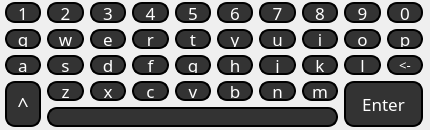
<?xml version="1.0" encoding="UTF-8"?>
<ui version="4.0">
 <class>Keyboard</class>
 <widget class="QWidget" name="Keyboard">
  <property name="geometry">
   <rect>
    <x>0</x>
    <y>0</y>
    <width>430</width>
    <height>130</height>
   </rect>
  </property>
  <property name="minimumSize">
   <size>
    <width>430</width>
    <height>130</height>
   </size>
  </property>
  <property name="maximumSize">
   <size>
    <width>16777215</width>
    <height>16777215</height>
   </size>
  </property>
  <property name="windowTitle">
   <string>Widget</string>
  </property>
  <layout class="QGridLayout" name="gridLayout">
   <property name="leftMargin">
    <number>5</number>
   </property>
   <property name="topMargin">
    <number>2</number>
   </property>
   <property name="rightMargin">
    <number>7</number>
   </property>
   <property name="bottomMargin">
    <number>3</number>
   </property>
   <item row="1" column="2">
    <widget class="Keys" name="toolButton_e">
     <property name="sizePolicy">
      <sizepolicy hsizetype="Expanding" vsizetype="Expanding">
       <horstretch>0</horstretch>
       <verstretch>0</verstretch>
      </sizepolicy>
     </property>
     <property name="font">
      <font>
       <family>Century Gothic</family>
       <pointsize>13</pointsize>
       <weight>50</weight>
       <bold>false</bold>
      </font>
     </property>
     <property name="styleSheet">
      <string notr="true">QToolButton{
	color: white;
	background: rgb(51,51,51);
	border: 2px solid;
	border-radius:10px;

}
QToolButton:pressed{
	color: black;
	background: rgb(250,250,250);
	border: 2px solid;
	border-radius:10px;
}</string>
     </property>
     <property name="text">
      <string>e</string>
     </property>
    </widget>
   </item>
   <item row="6" column="6">
    <widget class="Keys" name="toolButton_n">
     <property name="sizePolicy">
      <sizepolicy hsizetype="Expanding" vsizetype="Expanding">
       <horstretch>0</horstretch>
       <verstretch>0</verstretch>
      </sizepolicy>
     </property>
     <property name="font">
      <font>
       <family>Century Gothic</family>
       <pointsize>13</pointsize>
       <weight>50</weight>
       <bold>false</bold>
      </font>
     </property>
     <property name="styleSheet">
      <string notr="true">QToolButton{
	color: white;
	background: rgb(51,51,51);
	border: 2px solid;
	border-radius:10px;

}
QToolButton:pressed{
	color: black;
	background: rgb(250,250,250);
	border: 2px solid;
	border-radius:10px;
}</string>
     </property>
     <property name="text">
      <string>n</string>
     </property>
    </widget>
   </item>
   <item row="2" column="8">
    <widget class="Keys" name="toolButton_l">
     <property name="sizePolicy">
      <sizepolicy hsizetype="Expanding" vsizetype="Expanding">
       <horstretch>0</horstretch>
       <verstretch>0</verstretch>
      </sizepolicy>
     </property>
     <property name="font">
      <font>
       <family>Century Gothic</family>
       <pointsize>13</pointsize>
       <weight>50</weight>
       <bold>false</bold>
      </font>
     </property>
     <property name="styleSheet">
      <string notr="true">QToolButton{
	color: white;
	background: rgb(51,51,51);
	border: 2px solid;
	border-radius:10px;

}
QToolButton:pressed{
	color: black;
	background: rgb(250,250,250);
	border: 2px solid;
	border-radius:10px;
}</string>
     </property>
     <property name="text">
      <string>l</string>
     </property>
    </widget>
   </item>
   <item row="1" column="1">
    <widget class="Keys" name="toolButton_w">
     <property name="sizePolicy">
      <sizepolicy hsizetype="Expanding" vsizetype="Expanding">
       <horstretch>0</horstretch>
       <verstretch>0</verstretch>
      </sizepolicy>
     </property>
     <property name="font">
      <font>
       <family>Century Gothic</family>
       <pointsize>13</pointsize>
       <weight>50</weight>
       <bold>false</bold>
      </font>
     </property>
     <property name="styleSheet">
      <string notr="true">QToolButton{
	color: white;
	background: rgb(51,51,51);
	border: 2px solid;
	border-radius:10px;

}
QToolButton:pressed{
	color: black;
	background: rgb(250,250,250);
	border: 2px solid;
	border-radius:10px;
}</string>
     </property>
     <property name="text">
      <string>w</string>
     </property>
    </widget>
   </item>
   <item row="1" column="5">
    <widget class="Keys" name="toolButton_y">
     <property name="sizePolicy">
      <sizepolicy hsizetype="Expanding" vsizetype="Expanding">
       <horstretch>0</horstretch>
       <verstretch>0</verstretch>
      </sizepolicy>
     </property>
     <property name="font">
      <font>
       <family>Century Gothic</family>
       <pointsize>13</pointsize>
       <weight>50</weight>
       <bold>false</bold>
      </font>
     </property>
     <property name="styleSheet">
      <string notr="true">QToolButton{
	color: white;
	background: rgb(51,51,51);
	border: 2px solid;
	border-radius:10px;

}
QToolButton:pressed{
	color: black;
	background: rgb(250,250,250);
	border: 2px solid;
	border-radius:10px;
}</string>
     </property>
     <property name="text">
      <string>y</string>
     </property>
    </widget>
   </item>
   <item row="0" column="3">
    <widget class="Keys" name="toolButton_4">
     <property name="sizePolicy">
      <sizepolicy hsizetype="Expanding" vsizetype="Expanding">
       <horstretch>0</horstretch>
       <verstretch>0</verstretch>
      </sizepolicy>
     </property>
     <property name="font">
      <font>
       <family>Century Gothic</family>
       <pointsize>13</pointsize>
       <weight>50</weight>
       <bold>false</bold>
      </font>
     </property>
     <property name="styleSheet">
      <string notr="true">QToolButton{
	color: white;
	background: rgb(51,51,51);
	border: 2px solid;
	border-radius:10px;

}
QToolButton:pressed{
	color: black;
	background: rgb(250,250,250);
	border: 2px solid;
	border-radius:10px;
}</string>
     </property>
     <property name="text">
      <string>4</string>
     </property>
    </widget>
   </item>
   <item row="1" column="4">
    <widget class="Keys" name="toolButton_t">
     <property name="sizePolicy">
      <sizepolicy hsizetype="Expanding" vsizetype="Expanding">
       <horstretch>0</horstretch>
       <verstretch>0</verstretch>
      </sizepolicy>
     </property>
     <property name="font">
      <font>
       <family>Century Gothic</family>
       <pointsize>13</pointsize>
       <weight>50</weight>
       <bold>false</bold>
      </font>
     </property>
     <property name="styleSheet">
      <string notr="true">QToolButton{
	color: white;
	background: rgb(51,51,51);
	border: 2px solid;
	border-radius:10px;

}
QToolButton:pressed{
	color: black;
	background: rgb(250,250,250);
	border: 2px solid;
	border-radius:10px;
}</string>
     </property>
     <property name="text">
      <string>t</string>
     </property>
    </widget>
   </item>
   <item row="2" column="9">
    <widget class="Keys" name="toolButton_Backspace">
     <property name="sizePolicy">
      <sizepolicy hsizetype="Expanding" vsizetype="Expanding">
       <horstretch>0</horstretch>
       <verstretch>0</verstretch>
      </sizepolicy>
     </property>
     <property name="font">
      <font>
       <family>Century Gothic</family>
       <pointsize>10</pointsize>
       <weight>50</weight>
       <bold>false</bold>
      </font>
     </property>
     <property name="styleSheet">
      <string notr="true">QToolButton{
	color: white;
	background: rgb(51,51,51);
	border: 2px solid;
	border-radius:10px;

}
QToolButton:pressed{
	color: black;
	background: rgb(250,250,250);
	border: 2px solid;
	border-radius:10px;
}</string>
     </property>
     <property name="text">
      <string>&lt;-</string>
     </property>
    </widget>
   </item>
   <item row="0" column="1">
    <widget class="Keys" name="toolButton_2">
     <property name="sizePolicy">
      <sizepolicy hsizetype="Expanding" vsizetype="Expanding">
       <horstretch>0</horstretch>
       <verstretch>0</verstretch>
      </sizepolicy>
     </property>
     <property name="font">
      <font>
       <family>Century Gothic</family>
       <pointsize>13</pointsize>
       <weight>50</weight>
       <bold>false</bold>
      </font>
     </property>
     <property name="styleSheet">
      <string notr="true">QToolButton{
	color: white;
	background: rgb(51,51,51);
	border: 2px solid;
	border-radius:10px;

}
QToolButton:pressed{
	color: black;
	background: rgb(250,250,250);
	border: 2px solid;
	border-radius:10px;
}</string>
     </property>
     <property name="text">
      <string>2</string>
     </property>
    </widget>
   </item>
   <item row="2" column="3">
    <widget class="Keys" name="toolButton_f">
     <property name="sizePolicy">
      <sizepolicy hsizetype="Expanding" vsizetype="Expanding">
       <horstretch>0</horstretch>
       <verstretch>0</verstretch>
      </sizepolicy>
     </property>
     <property name="font">
      <font>
       <family>Century Gothic</family>
       <pointsize>13</pointsize>
       <weight>50</weight>
       <bold>false</bold>
      </font>
     </property>
     <property name="styleSheet">
      <string notr="true">QToolButton{
	color: white;
	background: rgb(51,51,51);
	border: 2px solid;
	border-radius:10px;

}
QToolButton:pressed{
	color: black;
	background: rgb(250,250,250);
	border: 2px solid;
	border-radius:10px;
}</string>
     </property>
     <property name="text">
      <string>f</string>
     </property>
    </widget>
   </item>
   <item row="1" column="3">
    <widget class="Keys" name="toolButton_r">
     <property name="sizePolicy">
      <sizepolicy hsizetype="Expanding" vsizetype="Expanding">
       <horstretch>0</horstretch>
       <verstretch>0</verstretch>
      </sizepolicy>
     </property>
     <property name="font">
      <font>
       <family>Century Gothic</family>
       <pointsize>13</pointsize>
       <weight>50</weight>
       <bold>false</bold>
      </font>
     </property>
     <property name="styleSheet">
      <string notr="true">QToolButton{
	color: white;
	background: rgb(51,51,51);
	border: 2px solid;
	border-radius:10px;

}
QToolButton:pressed{
	color: black;
	background: rgb(250,250,250);
	border: 2px solid;
	border-radius:10px;
}</string>
     </property>
     <property name="text">
      <string>r</string>
     </property>
    </widget>
   </item>
   <item row="2" column="1">
    <widget class="Keys" name="toolButton_s">
     <property name="sizePolicy">
      <sizepolicy hsizetype="Expanding" vsizetype="Expanding">
       <horstretch>0</horstretch>
       <verstretch>0</verstretch>
      </sizepolicy>
     </property>
     <property name="font">
      <font>
       <family>Century Gothic</family>
       <pointsize>13</pointsize>
       <weight>50</weight>
       <bold>false</bold>
      </font>
     </property>
     <property name="styleSheet">
      <string notr="true">QToolButton{
	color: white;
	background: rgb(51,51,51);
	border: 2px solid;
	border-radius:10px;

}
QToolButton:pressed{
	color: black;
	background: rgb(250,250,250);
	border: 2px solid;
	border-radius:10px;
}</string>
     </property>
     <property name="text">
      <string>s</string>
     </property>
    </widget>
   </item>
   <item row="2" column="5">
    <widget class="Keys" name="toolButton_h">
     <property name="sizePolicy">
      <sizepolicy hsizetype="Expanding" vsizetype="Expanding">
       <horstretch>0</horstretch>
       <verstretch>0</verstretch>
      </sizepolicy>
     </property>
     <property name="font">
      <font>
       <family>Century Gothic</family>
       <pointsize>13</pointsize>
       <weight>50</weight>
       <bold>false</bold>
      </font>
     </property>
     <property name="styleSheet">
      <string notr="true">QToolButton{
	color: white;
	background: rgb(51,51,51);
	border: 2px solid;
	border-radius:10px;

}
QToolButton:pressed{
	color: black;
	background: rgb(250,250,250);
	border: 2px solid;
	border-radius:10px;
}</string>
     </property>
     <property name="text">
      <string>h</string>
     </property>
    </widget>
   </item>
   <item row="6" column="4">
    <widget class="Keys" name="toolButton_v">
     <property name="sizePolicy">
      <sizepolicy hsizetype="Expanding" vsizetype="Expanding">
       <horstretch>0</horstretch>
       <verstretch>0</verstretch>
      </sizepolicy>
     </property>
     <property name="font">
      <font>
       <family>Century Gothic</family>
       <pointsize>13</pointsize>
       <weight>50</weight>
       <bold>false</bold>
      </font>
     </property>
     <property name="styleSheet">
      <string notr="true">QToolButton{
	color: white;
	background: rgb(51,51,51);
	border: 2px solid;
	border-radius:10px;

}
QToolButton:pressed{
	color: black;
	background: rgb(250,250,250);
	border: 2px solid;
	border-radius:10px;
}</string>
     </property>
     <property name="text">
      <string>v</string>
     </property>
    </widget>
   </item>
   <item row="6" column="5">
    <widget class="Keys" name="toolButton_b">
     <property name="sizePolicy">
      <sizepolicy hsizetype="Expanding" vsizetype="Expanding">
       <horstretch>0</horstretch>
       <verstretch>0</verstretch>
      </sizepolicy>
     </property>
     <property name="font">
      <font>
       <family>Century Gothic</family>
       <pointsize>13</pointsize>
       <weight>50</weight>
       <bold>false</bold>
      </font>
     </property>
     <property name="styleSheet">
      <string notr="true">QToolButton{
	color: white;
	background: rgb(51,51,51);
	border: 2px solid;
	border-radius:10px;

}
QToolButton:pressed{
	color: black;
	background: rgb(250,250,250);
	border: 2px solid;
	border-radius:10px;
}</string>
     </property>
     <property name="text">
      <string>b</string>
     </property>
    </widget>
   </item>
   <item row="6" column="1">
    <widget class="Keys" name="toolButton_z">
     <property name="sizePolicy">
      <sizepolicy hsizetype="Expanding" vsizetype="Expanding">
       <horstretch>0</horstretch>
       <verstretch>0</verstretch>
      </sizepolicy>
     </property>
     <property name="font">
      <font>
       <family>Century Gothic</family>
       <pointsize>13</pointsize>
       <weight>50</weight>
       <bold>false</bold>
      </font>
     </property>
     <property name="styleSheet">
      <string notr="true">QToolButton{
	color: white;
	background: rgb(51,51,51);
	border: 2px solid;
	border-radius:10px;
}
QToolButton:pressed{
	color: black;
	background: rgb(250,250,250);
	border: 2px solid;
	border-radius:10px;
}</string>
     </property>
     <property name="text">
      <string>z</string>
     </property>
    </widget>
   </item>
   <item row="1" column="0">
    <widget class="Keys" name="toolButton_q">
     <property name="sizePolicy">
      <sizepolicy hsizetype="Expanding" vsizetype="Expanding">
       <horstretch>0</horstretch>
       <verstretch>0</verstretch>
      </sizepolicy>
     </property>
     <property name="font">
      <font>
       <family>Century Gothic</family>
       <pointsize>13</pointsize>
       <weight>50</weight>
       <bold>false</bold>
      </font>
     </property>
     <property name="styleSheet">
      <string notr="true">QToolButton{
	color: white;
	background: rgb(51,51,51);
	border: 2px solid;
	border-radius:10px;

}
QToolButton:pressed{
	color: black;
	background: rgb(250,250,250);
	border: 2px solid;
	border-radius:10px;
}</string>
     </property>
     <property name="text">
      <string>q</string>
     </property>
    </widget>
   </item>
   <item row="0" column="6">
    <widget class="Keys" name="toolButton_7">
     <property name="sizePolicy">
      <sizepolicy hsizetype="Expanding" vsizetype="Expanding">
       <horstretch>0</horstretch>
       <verstretch>0</verstretch>
      </sizepolicy>
     </property>
     <property name="font">
      <font>
       <family>Century Gothic</family>
       <pointsize>13</pointsize>
       <weight>50</weight>
       <bold>false</bold>
      </font>
     </property>
     <property name="styleSheet">
      <string notr="true">QToolButton{
	color: white;
	background: rgb(51,51,51);
	border: 2px solid;
	border-radius:10px;

}
QToolButton:pressed{
	color: black;
	background: rgb(250,250,250);
	border: 2px solid;
	border-radius:10px;
}</string>
     </property>
     <property name="text">
      <string>7</string>
     </property>
    </widget>
   </item>
   <item row="1" column="7">
    <widget class="Keys" name="toolButton_i">
     <property name="sizePolicy">
      <sizepolicy hsizetype="Expanding" vsizetype="Expanding">
       <horstretch>0</horstretch>
       <verstretch>0</verstretch>
      </sizepolicy>
     </property>
     <property name="font">
      <font>
       <family>Century Gothic</family>
       <pointsize>13</pointsize>
       <weight>50</weight>
       <bold>false</bold>
      </font>
     </property>
     <property name="styleSheet">
      <string notr="true">QToolButton{
	color: white;
	background: rgb(51,51,51);
	border: 2px solid;
	border-radius:10px;

}
QToolButton:pressed{
	color: black;
	background: rgb(250,250,250);
	border: 2px solid;
	border-radius:10px;
}</string>
     </property>
     <property name="text">
      <string>i</string>
     </property>
    </widget>
   </item>
   <item row="2" column="4">
    <widget class="Keys" name="toolButton_g">
     <property name="sizePolicy">
      <sizepolicy hsizetype="Expanding" vsizetype="Expanding">
       <horstretch>0</horstretch>
       <verstretch>0</verstretch>
      </sizepolicy>
     </property>
     <property name="font">
      <font>
       <family>Century Gothic</family>
       <pointsize>13</pointsize>
       <weight>50</weight>
       <bold>false</bold>
      </font>
     </property>
     <property name="styleSheet">
      <string notr="true">QToolButton{
	color: white;
	background: rgb(51,51,51);
	border: 2px solid;
	border-radius:10px;

}
QToolButton:pressed{
	color: black;
	background: rgb(250,250,250);
	border: 2px solid;
	border-radius:10px;
}</string>
     </property>
     <property name="text">
      <string>g</string>
     </property>
    </widget>
   </item>
   <item row="0" column="2">
    <widget class="Keys" name="toolButton_3">
     <property name="sizePolicy">
      <sizepolicy hsizetype="Expanding" vsizetype="Expanding">
       <horstretch>0</horstretch>
       <verstretch>0</verstretch>
      </sizepolicy>
     </property>
     <property name="font">
      <font>
       <family>Century Gothic</family>
       <pointsize>13</pointsize>
       <weight>50</weight>
       <bold>false</bold>
      </font>
     </property>
     <property name="styleSheet">
      <string notr="true">QToolButton{
	color: white;
	background: rgb(51,51,51);
	border: 2px solid;
	border-radius:10px;

}
QToolButton:pressed{
	color: black;
	background: rgb(250,250,250);
	border: 2px solid;
	border-radius:10px;
}</string>
     </property>
     <property name="text">
      <string>3</string>
     </property>
    </widget>
   </item>
   <item row="6" column="2">
    <widget class="Keys" name="toolButton_x">
     <property name="sizePolicy">
      <sizepolicy hsizetype="Expanding" vsizetype="Expanding">
       <horstretch>0</horstretch>
       <verstretch>0</verstretch>
      </sizepolicy>
     </property>
     <property name="font">
      <font>
       <family>Century Gothic</family>
       <pointsize>13</pointsize>
       <weight>50</weight>
       <bold>false</bold>
      </font>
     </property>
     <property name="styleSheet">
      <string notr="true">QToolButton{
	color: white;
	background: rgb(51,51,51);
	border: 2px solid;
	border-radius:10px;

}
QToolButton:pressed{
	color: black;
	background: rgb(250,250,250);
	border: 2px solid;
	border-radius:10px;
}</string>
     </property>
     <property name="text">
      <string>x</string>
     </property>
    </widget>
   </item>
   <item row="0" column="0">
    <widget class="Keys" name="toolButton_1">
     <property name="sizePolicy">
      <sizepolicy hsizetype="Expanding" vsizetype="Expanding">
       <horstretch>0</horstretch>
       <verstretch>0</verstretch>
      </sizepolicy>
     </property>
     <property name="font">
      <font>
       <family>Century Gothic</family>
       <pointsize>13</pointsize>
       <weight>50</weight>
       <bold>false</bold>
      </font>
     </property>
     <property name="styleSheet">
      <string notr="true">QToolButton{
	color: white;
	background: rgb(51,51,51);
	border: 2px solid;
	border-radius:10px;
}

QToolButton:pressed{
	color: black;
	background: rgb(250,250,250);
	border: 2px solid;
	border-radius:10px;
}</string>
     </property>
     <property name="text">
      <string>1</string>
     </property>
    </widget>
   </item>
   <item row="2" column="0">
    <widget class="Keys" name="toolButton_a">
     <property name="sizePolicy">
      <sizepolicy hsizetype="Expanding" vsizetype="Expanding">
       <horstretch>0</horstretch>
       <verstretch>0</verstretch>
      </sizepolicy>
     </property>
     <property name="font">
      <font>
       <family>Century Gothic</family>
       <pointsize>13</pointsize>
       <weight>50</weight>
       <bold>false</bold>
      </font>
     </property>
     <property name="styleSheet">
      <string notr="true">QToolButton{
	color: white;
	background: rgb(51,51,51);
	border: 2px solid;
	border-radius:10px;

}
QToolButton:pressed{
	color: black;
	background: rgb(250,250,250);
	border: 2px solid;
	border-radius:10px;
}</string>
     </property>
     <property name="text">
      <string>a</string>
     </property>
    </widget>
   </item>
   <item row="0" column="7">
    <widget class="Keys" name="toolButton_8">
     <property name="sizePolicy">
      <sizepolicy hsizetype="Expanding" vsizetype="Expanding">
       <horstretch>0</horstretch>
       <verstretch>0</verstretch>
      </sizepolicy>
     </property>
     <property name="font">
      <font>
       <family>Century Gothic</family>
       <pointsize>13</pointsize>
       <weight>50</weight>
       <bold>false</bold>
      </font>
     </property>
     <property name="styleSheet">
      <string notr="true">QToolButton{
	color: white;
	background: rgb(51,51,51);
	border: 2px solid;
	border-radius:10px;

}
QToolButton:pressed{
	color: black;
	background: rgb(250,250,250);
	border: 2px solid;
	border-radius:10px;
}</string>
     </property>
     <property name="text">
      <string>8</string>
     </property>
    </widget>
   </item>
   <item row="6" column="3">
    <widget class="Keys" name="toolButton_c">
     <property name="sizePolicy">
      <sizepolicy hsizetype="Expanding" vsizetype="Expanding">
       <horstretch>0</horstretch>
       <verstretch>0</verstretch>
      </sizepolicy>
     </property>
     <property name="font">
      <font>
       <family>Century Gothic</family>
       <pointsize>13</pointsize>
       <weight>50</weight>
       <bold>false</bold>
      </font>
     </property>
     <property name="styleSheet">
      <string notr="true">QToolButton{
	color: white;
	background: rgb(51,51,51);
	border: 2px solid;
	border-radius:10px;

}
QToolButton:pressed{
	color: black;
	background: rgb(250,250,250);
	border: 2px solid;
	border-radius:10px;
}</string>
     </property>
     <property name="text">
      <string>c</string>
     </property>
    </widget>
   </item>
   <item row="0" column="9">
    <widget class="Keys" name="toolButton_0">
     <property name="sizePolicy">
      <sizepolicy hsizetype="Expanding" vsizetype="Expanding">
       <horstretch>0</horstretch>
       <verstretch>0</verstretch>
      </sizepolicy>
     </property>
     <property name="font">
      <font>
       <family>Century Gothic</family>
       <pointsize>13</pointsize>
       <weight>50</weight>
       <bold>false</bold>
      </font>
     </property>
     <property name="styleSheet">
      <string notr="true">QToolButton{
	color: white;
	background: rgb(51,51,51);
	border: 2px solid;
	border-radius:10px;

}
QToolButton:pressed{
	color: black;
	background: rgb(250,250,250);
	border: 2px solid;
	border-radius:10px;
}</string>
     </property>
     <property name="text">
      <string>0</string>
     </property>
    </widget>
   </item>
   <item row="0" column="8">
    <widget class="Keys" name="toolButton_9">
     <property name="sizePolicy">
      <sizepolicy hsizetype="Expanding" vsizetype="Expanding">
       <horstretch>0</horstretch>
       <verstretch>0</verstretch>
      </sizepolicy>
     </property>
     <property name="font">
      <font>
       <family>Century Gothic</family>
       <pointsize>13</pointsize>
       <weight>50</weight>
       <bold>false</bold>
      </font>
     </property>
     <property name="styleSheet">
      <string notr="true">QToolButton{
	color: white;
	background: rgb(51,51,51);
	border: 2px solid;
	border-radius:10px;

}
QToolButton:pressed{
	color: black;
	background: rgb(250,250,250);
	border: 2px solid;
	border-radius:10px;
}</string>
     </property>
     <property name="text">
      <string>9</string>
     </property>
    </widget>
   </item>
   <item row="1" column="8">
    <widget class="Keys" name="toolButton_o">
     <property name="sizePolicy">
      <sizepolicy hsizetype="Expanding" vsizetype="Expanding">
       <horstretch>0</horstretch>
       <verstretch>0</verstretch>
      </sizepolicy>
     </property>
     <property name="font">
      <font>
       <family>Century Gothic</family>
       <pointsize>13</pointsize>
       <weight>50</weight>
       <bold>false</bold>
      </font>
     </property>
     <property name="styleSheet">
      <string notr="true">QToolButton{
	color: white;
	background: rgb(51,51,51);
	border: 2px solid;
	border-radius:10px;

}
QToolButton:pressed{
	color: black;
	background: rgb(250,250,250);
	border: 2px solid;
	border-radius:10px;
}</string>
     </property>
     <property name="text">
      <string>o</string>
     </property>
    </widget>
   </item>
   <item row="0" column="4">
    <widget class="Keys" name="toolButton_5">
     <property name="sizePolicy">
      <sizepolicy hsizetype="Expanding" vsizetype="Expanding">
       <horstretch>0</horstretch>
       <verstretch>0</verstretch>
      </sizepolicy>
     </property>
     <property name="font">
      <font>
       <family>Century Gothic</family>
       <pointsize>13</pointsize>
       <weight>50</weight>
       <bold>false</bold>
      </font>
     </property>
     <property name="styleSheet">
      <string notr="true">QToolButton{
	color: white;
	background: rgb(51,51,51);
	border: 2px solid;
	border-radius:10px;

}
QToolButton:pressed{
	color: black;
	background: rgb(250,250,250);
	border: 2px solid;
	border-radius:10px;
}</string>
     </property>
     <property name="text">
      <string>5</string>
     </property>
    </widget>
   </item>
   <item row="6" column="7">
    <widget class="Keys" name="toolButton_m">
     <property name="sizePolicy">
      <sizepolicy hsizetype="Expanding" vsizetype="Expanding">
       <horstretch>0</horstretch>
       <verstretch>0</verstretch>
      </sizepolicy>
     </property>
     <property name="font">
      <font>
       <family>Century Gothic</family>
       <pointsize>13</pointsize>
       <weight>50</weight>
       <bold>false</bold>
      </font>
     </property>
     <property name="styleSheet">
      <string notr="true">QToolButton{
	color: white;
	background: rgb(51,51,51);
	border: 2px solid;
	border-radius:10px;

}
QToolButton:pressed{
	color: black;
	background: rgb(250,250,250);
	border: 2px solid;
	border-radius:10px;
}</string>
     </property>
     <property name="text">
      <string>m</string>
     </property>
    </widget>
   </item>
   <item row="1" column="9">
    <widget class="Keys" name="toolButton_p">
     <property name="sizePolicy">
      <sizepolicy hsizetype="Expanding" vsizetype="Expanding">
       <horstretch>0</horstretch>
       <verstretch>0</verstretch>
      </sizepolicy>
     </property>
     <property name="font">
      <font>
       <family>Century Gothic</family>
       <pointsize>13</pointsize>
       <weight>50</weight>
       <bold>false</bold>
      </font>
     </property>
     <property name="styleSheet">
      <string notr="true">QToolButton{
	color: white;
	background: rgb(51,51,51);
	border: 2px solid;
	border-radius:10px;

}
QToolButton:pressed{
	color: black;
	background: rgb(250,250,250);
	border: 2px solid;
	border-radius:10px;
}</string>
     </property>
     <property name="text">
      <string>p</string>
     </property>
    </widget>
   </item>
   <item row="2" column="7">
    <widget class="Keys" name="toolButton_k">
     <property name="sizePolicy">
      <sizepolicy hsizetype="Expanding" vsizetype="Expanding">
       <horstretch>0</horstretch>
       <verstretch>0</verstretch>
      </sizepolicy>
     </property>
     <property name="font">
      <font>
       <family>Century Gothic</family>
       <pointsize>13</pointsize>
       <weight>50</weight>
       <bold>false</bold>
      </font>
     </property>
     <property name="styleSheet">
      <string notr="true">QToolButton{
	color: white;
	background: rgb(51,51,51);
	border: 2px solid;
	border-radius:10px;

}
QToolButton:pressed{
	color: black;
	background: rgb(250,250,250);
	border: 2px solid;
	border-radius:10px;
}</string>
     </property>
     <property name="text">
      <string>k</string>
     </property>
    </widget>
   </item>
   <item row="2" column="6">
    <widget class="Keys" name="toolButton_j">
     <property name="sizePolicy">
      <sizepolicy hsizetype="Expanding" vsizetype="Expanding">
       <horstretch>0</horstretch>
       <verstretch>0</verstretch>
      </sizepolicy>
     </property>
     <property name="font">
      <font>
       <family>Century Gothic</family>
       <pointsize>13</pointsize>
       <weight>50</weight>
       <bold>false</bold>
      </font>
     </property>
     <property name="styleSheet">
      <string notr="true">QToolButton{
	color: white;
	background: rgb(51,51,51);
	border: 2px solid;
	border-radius:10px;

}
QToolButton:pressed{
	color: black;
	background: rgb(250,250,250);
	border: 2px solid;
	border-radius:10px;
}</string>
     </property>
     <property name="text">
      <string>j</string>
     </property>
    </widget>
   </item>
   <item row="1" column="6">
    <widget class="Keys" name="toolButton_u">
     <property name="sizePolicy">
      <sizepolicy hsizetype="Expanding" vsizetype="Expanding">
       <horstretch>0</horstretch>
       <verstretch>0</verstretch>
      </sizepolicy>
     </property>
     <property name="font">
      <font>
       <family>Century Gothic</family>
       <pointsize>13</pointsize>
       <weight>50</weight>
       <bold>false</bold>
      </font>
     </property>
     <property name="styleSheet">
      <string notr="true">QToolButton{
	color: white;
	background: rgb(51,51,51);
	border: 2px solid;
	border-radius:10px;

}
QToolButton:pressed{
	color: black;
	background: rgb(250,250,250);
	border: 2px solid;
	border-radius:10px;
}</string>
     </property>
     <property name="text">
      <string>u</string>
     </property>
    </widget>
   </item>
   <item row="2" column="2">
    <widget class="Keys" name="toolButton_d">
     <property name="sizePolicy">
      <sizepolicy hsizetype="Expanding" vsizetype="Expanding">
       <horstretch>0</horstretch>
       <verstretch>0</verstretch>
      </sizepolicy>
     </property>
     <property name="font">
      <font>
       <family>Century Gothic</family>
       <pointsize>13</pointsize>
       <weight>50</weight>
       <bold>false</bold>
      </font>
     </property>
     <property name="styleSheet">
      <string notr="true">QToolButton{
	color: white;
	background: rgb(51,51,51);
	border: 2px solid;
	border-radius:10px;

}
QToolButton:pressed{
	color: black;
	background: rgb(250,250,250);
	border: 2px solid;
	border-radius:10px;
}</string>
     </property>
     <property name="text">
      <string>d</string>
     </property>
    </widget>
   </item>
   <item row="6" column="8" rowspan="2" colspan="2">
    <widget class="Keys" name="toolButton_Enter">
     <property name="sizePolicy">
      <sizepolicy hsizetype="Expanding" vsizetype="Expanding">
       <horstretch>0</horstretch>
       <verstretch>0</verstretch>
      </sizepolicy>
     </property>
     <property name="font">
      <font>
       <family>Century Gothic</family>
       <pointsize>13</pointsize>
       <weight>50</weight>
       <bold>false</bold>
      </font>
     </property>
     <property name="styleSheet">
      <string notr="true">QToolButton{
	color: white;
	background: rgb(51,51,51);
	border: 2px solid;
	border-radius:10px;

}
QToolButton:pressed{
	color: black;
	background: rgb(250,250,250);
	border: 2px solid;
	border-radius:10px;
}</string>
     </property>
     <property name="text">
      <string>Enter</string>
     </property>
    </widget>
   </item>
   <item row="0" column="5">
    <widget class="Keys" name="toolButton_6">
     <property name="sizePolicy">
      <sizepolicy hsizetype="Expanding" vsizetype="Expanding">
       <horstretch>0</horstretch>
       <verstretch>0</verstretch>
      </sizepolicy>
     </property>
     <property name="font">
      <font>
       <family>Century Gothic</family>
       <pointsize>13</pointsize>
       <weight>50</weight>
       <bold>false</bold>
      </font>
     </property>
     <property name="styleSheet">
      <string notr="true">QToolButton{
	color: white;
	background: rgb(51,51,51);
	border: 2px solid;
	border-radius:10px;

}
QToolButton:pressed{
	color: black;
	background: rgb(250,250,250);
	border: 2px solid;
	border-radius:10px;
}</string>
     </property>
     <property name="text">
      <string>6</string>
     </property>
    </widget>
   </item>
   <item row="7" column="1" colspan="7">
    <widget class="Keys" name="toolButton_Space">
     <property name="sizePolicy">
      <sizepolicy hsizetype="Expanding" vsizetype="Expanding">
       <horstretch>0</horstretch>
       <verstretch>0</verstretch>
      </sizepolicy>
     </property>
     <property name="font">
      <font>
       <family>Century Gothic</family>
       <pointsize>13</pointsize>
       <weight>50</weight>
       <bold>false</bold>
      </font>
     </property>
     <property name="styleSheet">
      <string notr="true">QToolButton{
	color: white;
	background: rgb(51,51,51);
	border: 2px solid;
	border-radius:10px;

}
QToolButton:pressed{
	color: black;
	background: rgb(250,250,250);
	border: 2px solid;
	border-radius:10px;
}</string>
     </property>
     <property name="text">
      <string/>
     </property>
    </widget>
   </item>
   <item row="6" column="0" rowspan="2">
    <widget class="Keys" name="toolButton_CapsLk">
     <property name="sizePolicy">
      <sizepolicy hsizetype="Expanding" vsizetype="Expanding">
       <horstretch>0</horstretch>
       <verstretch>0</verstretch>
      </sizepolicy>
     </property>
     <property name="font">
      <font>
       <family>Century Gothic</family>
       <pointsize>15</pointsize>
       <weight>50</weight>
       <bold>false</bold>
      </font>
     </property>
     <property name="styleSheet">
      <string notr="true">QToolButton{
	color: white;
	background: rgb(51,51,51);
	border: 2px solid;
	border-radius:10px;

}
QToolButton:pressed{
	color: black;
	background: rgb(250,250,250);
	border: 2px solid;
	border-radius:10px;
}</string>
     </property>
     <property name="text">
      <string>^</string>
     </property>
    </widget>
   </item>
  </layout>
 </widget>
 <customwidgets>
  <customwidget>
   <class>Keys</class>
   <extends>QToolButton</extends>
   <header location="global">controls/keyboard/keys.h</header>
  </customwidget>
 </customwidgets>
 <resources/>
 <connections/>
</ui>
